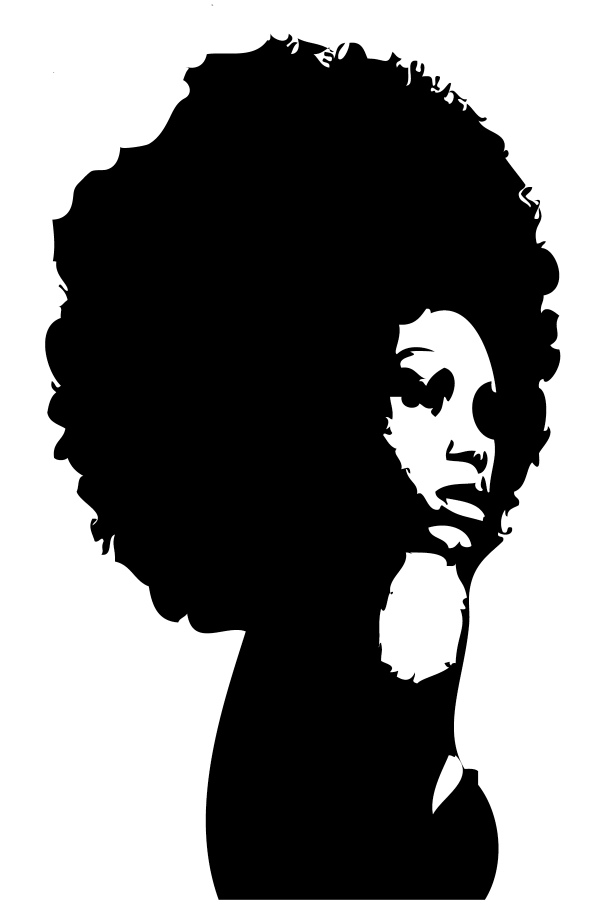
#> input picture BP-work/silhouettes/afro.png, 1186 x 1804 px (shown at 1/2 size); its folder holds only this picture in this run
$ python -i marble_render.py   (imports and definitions only)
#> lines starting #> are read from the running program, lines starting #| are printed output that depends on the picture; after the words box and inside, x2 and y2 are one past the last pixel; in counts of white or black regions, pixels touching at a corner belong together
import argparse
import json
import os
import random
import time
from typing import List, Tuple, Optional

import numpy as np
from PIL import Image
try:
    import pygame
    from pygame.locals import QUIT, KEYDOWN, K_ESCAPE
    HAS_PYGAME = True
except Exception:
    HAS_PYGAME = False

# Defaults
def get_random_silhouette():
    """Get a random silhouette from the silhouettes folder, fallback to wolfimage.png if none found."""
    silhouettes_dir = os.path.join(os.path.dirname(__file__), "silhouettes")
    fallback = os.path.join(os.path.dirname(__file__), "wolfimage.png")

    if not os.path.exists(silhouettes_dir):
        return fallback

    # Get all PNG files from silhouettes directory
    silhouette_files = [f for f in os.listdir(silhouettes_dir)
                       if f.lower().endswith(('.png', '.jpg', '.jpeg'))]

    if not silhouette_files:
        return fallback

    # Select random silhouette
    selected_file = random.choice(silhouette_files)
    selected_path = os.path.join(silhouettes_dir, selected_file)

    print(f"🎲 Randomly selected silhouette: {selected_file}")
    return selected_path

DEFAULT_INPUT = get_random_silhouette()
DEFAULT_COLORS = os.path.join(os.path.dirname(__file__), "colors.json")
DEFAULT_OUTPUT = os.path.join(os.path.dirname(__file__), "marble_output.png")


def parse_colors(colors_path: str) -> Tuple[List[Tuple[float, float, float]], List[float]]:
    """
    Parse colors from JSON file and randomly select 6 colors with standard percentages.
    Automatically picks 6 colors from the full palette and applies:
    25%, 20%, 20%, 15%, 10%, 10% distribution.

    Returns (colors_rgb_0_1, weights_norm) where weights sum to 1.
    If file missing or invalid, returns a fallback palette.
    """
    fallback_colors = [(230/255.0, 70/255.0, 70/255.0),
                       (60/255.0, 120/255.0, 230/255.0),
                       (60/255.0, 200/255.0, 120/255.0)]
    fallback_weights = [0.25, 0.20, 0.20, 0.15, 0.10, 0.10]

    # Standard 6-color percentage breakdown
    standard_percentages = [17, 17, 17, 17, 17, 15]

    if not colors_path or not os.path.exists(colors_path):
        return fallback_colors[:6], [w/100.0 for w in standard_percentages]

    try:
        with open(colors_path, "r", encoding="utf-8") as f:
            data = json.load(f)
    except Exception:
        return fallback_colors[:6], [w/100.0 for w in standard_percentages]

    # [13 lines left out: function hex_to_rgb01, not called in this run]

    # Parse all available colors from the JSON
    all_colors = []

    try:
        if isinstance(data, list):
            for item in data:
                if isinstance(item, dict) and "color" in item:
                    col = item["color"]
                    if isinstance(col, str):
                        c = hex_to_rgb01(col)
                        all_colors.append(c)
                    elif isinstance(col, (list, tuple)) and len(col) >= 3:
                        c = (float(col[0])/255.0, float(col[1])/255.0, float(col[2])/255.0)
                        all_colors.append(c)
                elif isinstance(item, (list, tuple)) and len(item) >= 3:
                    c = (float(item[0])/255.0, float(item[1])/255.0, float(item[2])/255.0)
                    all_colors.append(c)
    except Exception:
        return fallback_colors[:6], [w/100.0 for w in standard_percentages]

    # If we have colors, pick 6 and apply standard percentages
    if all_colors and len(all_colors) >= 6:
        # If exactly 6, preserve the provided order; otherwise, randomly choose 6
        selected_colors = all_colors if len(all_colors) == 6 else random.sample(all_colors, 6)
        selected_weights = [w/100.0 for w in standard_percentages]

        # Show which colors were selected
        color_names = []
        for color in selected_colors:
            hex_color = "#{:02x}{:02x}{:02x}".format(
                int(color[0] * 255), int(color[1] * 255), int(color[2] * 255)
            )
            color_names.append(hex_color)
        print(f"🎨 Selected colors: {', '.join(color_names)}")
        print(f"📊 Percentages: {standard_percentages}")

        return selected_colors, selected_weights
    elif all_colors:
        # If fewer than 6 colors, use what we have with adjusted percentages
        selected_weights = [w/100.0 for w in standard_percentages[:len(all_colors)]]
        # Normalize to sum to 1
        total = sum(selected_weights)
        selected_weights = [w/total for w in selected_weights]
        return all_colors, selected_weights
    else:
        return fallback_colors[:6], [w/100.0 for w in standard_percentages]


def build_bands(weights: List[float]) -> np.ndarray:
    """
    Convert weights into cumulative bounds in [0,1], last element = 1.
    Use sqrt on cumulative so band areas are proportional in circular warps,
    but since we stripe along x, we keep linear cumulative for now.
    """
    cum = np.cumsum(np.array(weights, dtype=np.float64))
    cum[-1] = 1.0
    return cum


# [5 lines left out: function smoothstep, not called in this run]


def domain_warp(u, v, seed=0, strength=0.1, octaves=3):
    """Generate a displacement field (du,dv) using summed sines/cosines for marbling."""
    rng = np.random.RandomState(seed)
    du = np.zeros_like(u)
    dv = np.zeros_like(v)
    amp = strength
    for o in range(octaves):
        # random orientation and frequency
        a1 = rng.uniform(-1.0, 1.0)
        b1 = rng.uniform(-1.0, 1.0)
        a2 = rng.uniform(-1.0, 1.0)
        b2 = rng.uniform(-1.0, 1.0)
        f = rng.uniform(1.5, 4.5) * (1.6 ** o)
        p1 = rng.uniform(0, 2*np.pi)
        p2 = rng.uniform(0, 2*np.pi)
        theta1 = 2*np.pi * (a1 * u + b1 * v) * f + p1
        theta2 = 2*np.pi * (a2 * u + b2 * v) * f + p2
        du += amp * (np.sin(theta1) + 0.5*np.cos(theta2))
        dv += amp * (np.cos(theta1) - 0.5*np.sin(theta2))
        amp *= 0.5
    return du, dv


def swirl_field(u, v, centers: List[Tuple[float,float]], strength=0.06, radius=0.35):
    """Add rotational displacement around given centers with Gaussian falloff."""
    du = np.zeros_like(u)
    dv = np.zeros_like(v)
    rsq = radius * radius
    for (cx, cy) in centers:
        rx = u - cx
        ry = v - cy
        r2 = rx*rx + ry*ry
        fall = np.exp(-r2 / max(1e-6, rsq))
        invr = 1.0 / np.sqrt(r2 + 1e-6)
        du += strength * (-ry) * invr * fall
        dv += strength * ( rx) * invr * fall
    return du, dv


def render_marble(input_path: str, colors_path: str, output_path: str, seed: int = 0,
                  edge: float = 0.018, warp_strength: float = 0.14, octaves: int = 4,
                  swirl_count: int = 2, comb_amp: float = 0.05, comb_freq: float = 10.0,
                  flow_steps: int = 2) -> None:
    # Load silhouette as mask
#> called with input_path = 'BP-work/silhouettes/afro.png', colors_path = 'BP-work/colors.json', output_path = 'BP-work/marble_output.png', seed = 3, edge = 0.02, warp_strength = 0.16, octaves = 4, swirl_count = 2
    img = Image.open(input_path).convert("L")
    W, H = img.size
    mask = np.array(img, dtype=np.float32) / 255.0
    # Invert: treat dark silhouette as inside, white background as outside
    inside = mask < 0.5
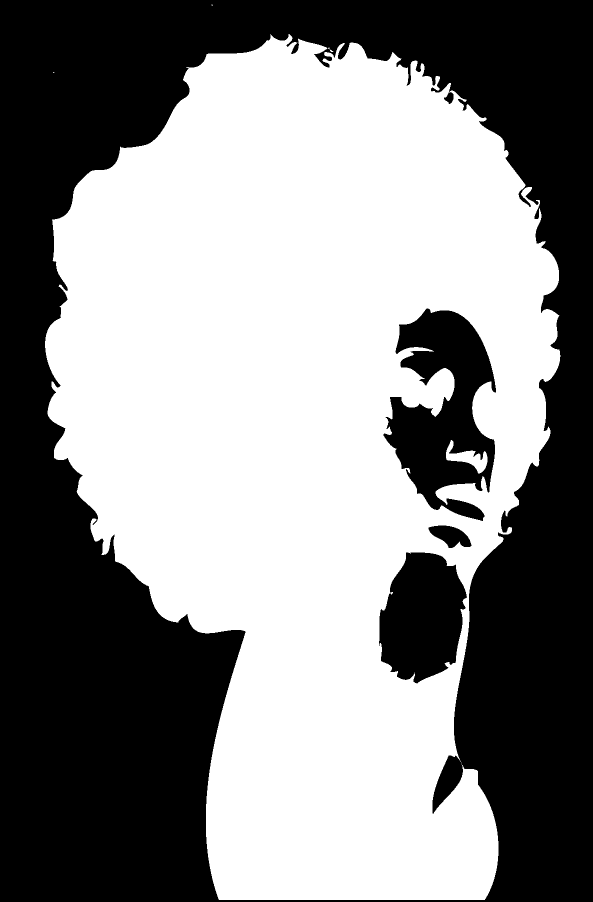
#> inside: shape (1804, 1186) bool (shown at 1/2 size); 53.8% white; 5 black regions, box (x1, y1, x2, y2) and area: (0, 0, 1186, 1804) 898338, (767, 617, 992, 1042) 52350, (758, 1105, 934, 1367) 34172, (857, 1051, 943, 1096) 2333, (888, 184, 907, 208) 277

    # Coordinates in [0,1]
    yy, xx = np.mgrid[0:H, 0:W]
    u = (xx + 0.5) / float(W)
    v = (yy + 0.5) / float(H)

    # Load colors and weights
    colors, weights = parse_colors(colors_path)
    bounds = build_bands(weights)  # 1D cumulative
    colors_arr = np.array(colors, dtype=np.float32)  # (N,3)

    # Base stripe coordinate (with a slight vertical wobble)
    rng = np.random.RandomState(seed)
    wobble = 0.07 * np.sin(2*np.pi*(1.7*v + rng.uniform(0,1)))
    t = (u + wobble) % 1.0

    # Domain warp for marbling
    du1, dv1 = domain_warp(u, v, seed=seed, strength=warp_strength, octaves=octaves)
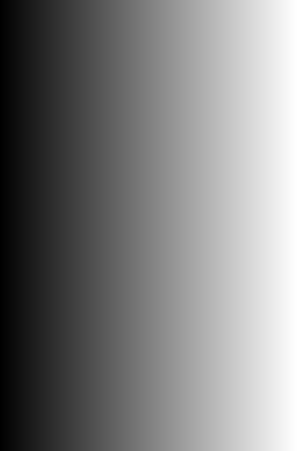
#> u: shape (1804, 1186) float64 (shown at 1/4 size); min 0.000422, max 1, mean 0.5
    # Big swirls
    # Choose swirl centers within the silhouette bbox
    ys, xs = np.where(inside)
    if ys.size > 0:
        y_min, y_max = ys.min()/float(H), ys.max()/float(H)
#> y_min = 0.00499; y_max = 0.997
        x_min, x_max = xs.min()/float(W), xs.max()/float(W)
#> x_min = 0.0759; x_max = 0.944
    else:
        y_min, y_max, x_min, x_max = 0.2, 0.8, 0.2, 0.8
    centers = [(rng.uniform(x_min, x_max), rng.uniform(y_min, y_max)) for _ in range(max(0, swirl_count))]
#> centers = [(0.691, 0.294), (0.52, 0.891)]
    du2, dv2 = swirl_field(u, v, centers, strength=warp_strength*0.7, radius=0.35)
#> the loop in swirl_field, `for (cx, cy) in centers:` made 2 passes
#> pass 1, in swirl_field, `fall = np.exp(-r2 / max(1e-6, rsq))`:
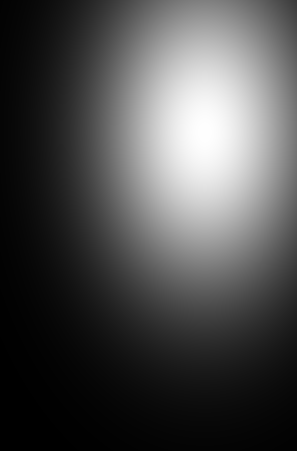
#> fall: shape (1804, 1186) float64 (shown at 1/4 size); min 0.000349, max 1, mean 0.302
#> after the loop in swirl_field, `for (cx, cy) in centers:`:
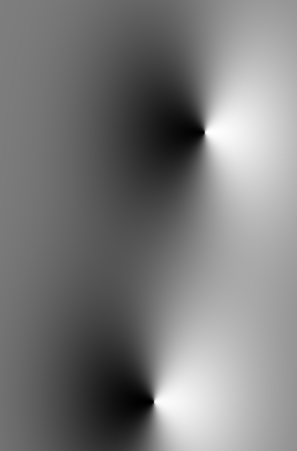
#> dv: shape (1804, 1186) float64 (shown at 1/4 size); min -0.113, max 0.113, mean -0.00378; drawn with min black and max white

    u2 = (u + du1 + du2) % 1.0
    v2 = (v + dv1 + dv2) % 1.0
    # Comb (rake) warp: introduce repeated streaks along v to increase marbling
    phase = np.random.RandomState(seed+77).uniform(0.0, 1.0)
    u2 = (u2 + comb_amp * np.sin(2*np.pi*(comb_freq * v + phase))) % 1.0
    # Iterative flow to elongate streaks (advect coordinates a couple of times)
    for i in range(max(0, int(flow_steps))):
        duf, dvf = domain_warp(u2, v2, seed=seed+200+i, strength=warp_strength*0.6, octaves=max(1, octaves-1))
        u2 = (u2 + 0.5 * duf) % 1.0
        v2 = (v2 + 0.5 * dvf) % 1.0
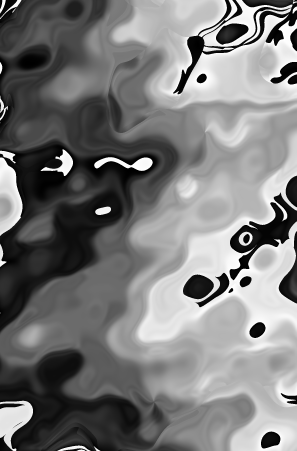
#> u2: shape (1804, 1186) float64 (shown at 1/4 size); min 3.06e-08, max 1, mean 0.479
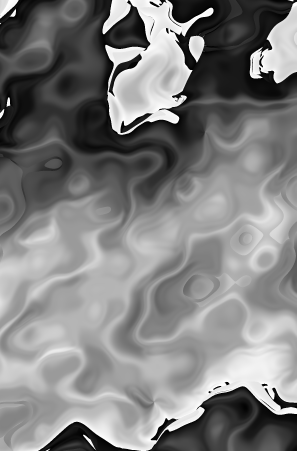
#> v2: shape (1804, 1186) float64 (shown at 1/4 size); min 1.14e-06, max 1, mean 0.502
    t2 = (u2 + 0.0*v2) % 1.0  # stripes primarily along x, warped by displacement

    # Map t2 to color bands with soft edges
    # Ensure last bound = 1.0
    bounds = np.array(bounds, dtype=np.float32)
    bounds[-1] = 1.0

    # Find band index: first i where t2 <= bounds[i]
    cmp = t2[..., None] <= bounds[None, None, :]
    # Guarantee at least one True at the last slot
    cmp[..., -1] = True
    idx = np.argmax(cmp, axis=-1)  # (H,W)
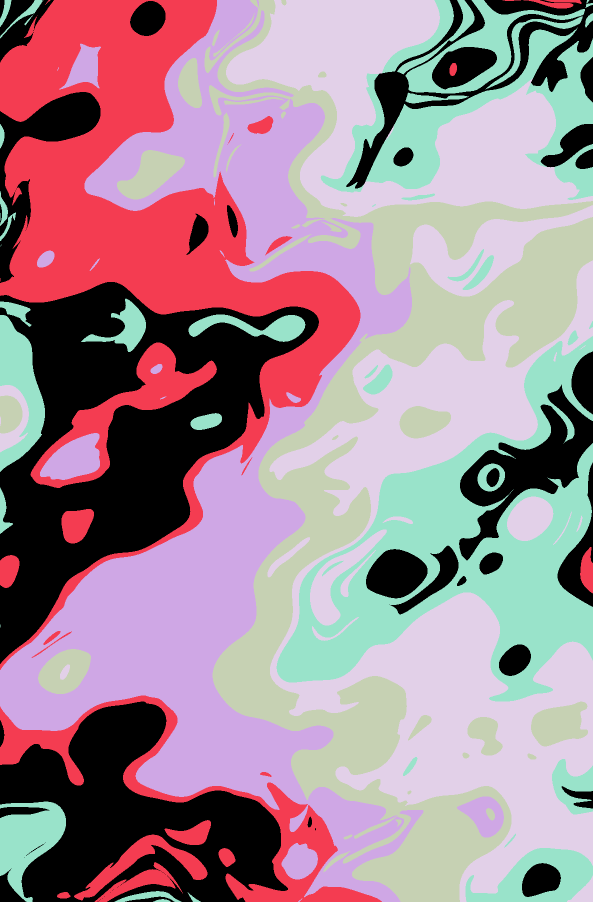
#> idx: shape (1804, 1186) int64 (shown at 1/2 size); 6 distinct labels, from 0 to 5; one colour per label, 0 black

    # Current and previous colors
#> (the run stopped early here; a loop or call above may not have finished)

$ run again, on BP-work/silhouettes/beach.png
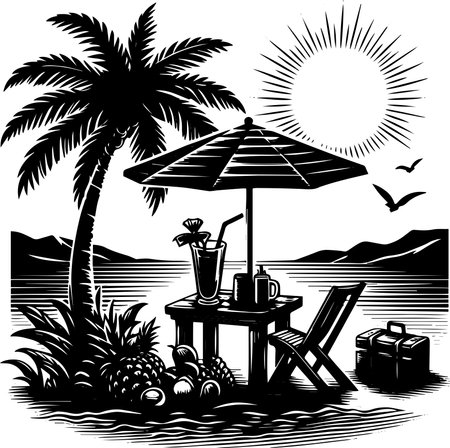
#> input picture BP-work/silhouettes/beach.png, 450 x 448 px
#> in render_marble, `inside = mask < 0.5`:
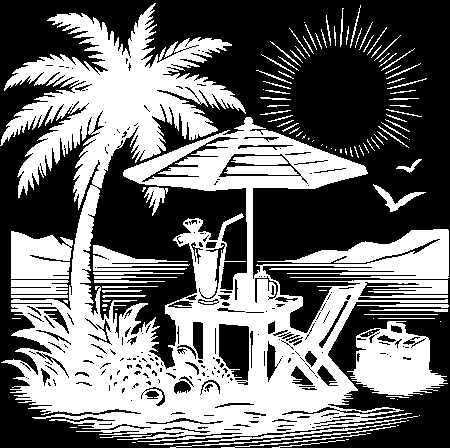
#> inside: shape (448, 450) bool; 43.4% white; 117 white regions (46 under 20 px), largest, box (x1, y1, x2, y2) and area: (0, 3, 449, 442) 72372, (347, 321, 448, 396) 4402, (11, 231, 73, 279) 2417
#> y_min = 0.0067; y_max = 0.998
#> x_min = 0; x_max = 0.996
#> centers = [(0.705, 0.295), (0.509, 0.892)]
#> the loop in swirl_field, `for (cx, cy) in centers:` made 2 passes
#> in render_marble, `idx = np.argmax(cmp, axis=-1)`:
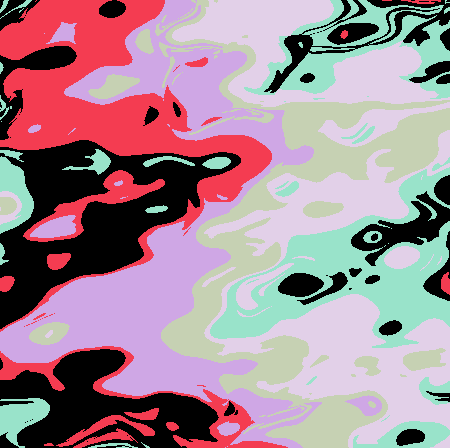
#> idx: shape (448, 450) int64; 6 distinct labels, from 0 to 5; one colour per label, 0 black
